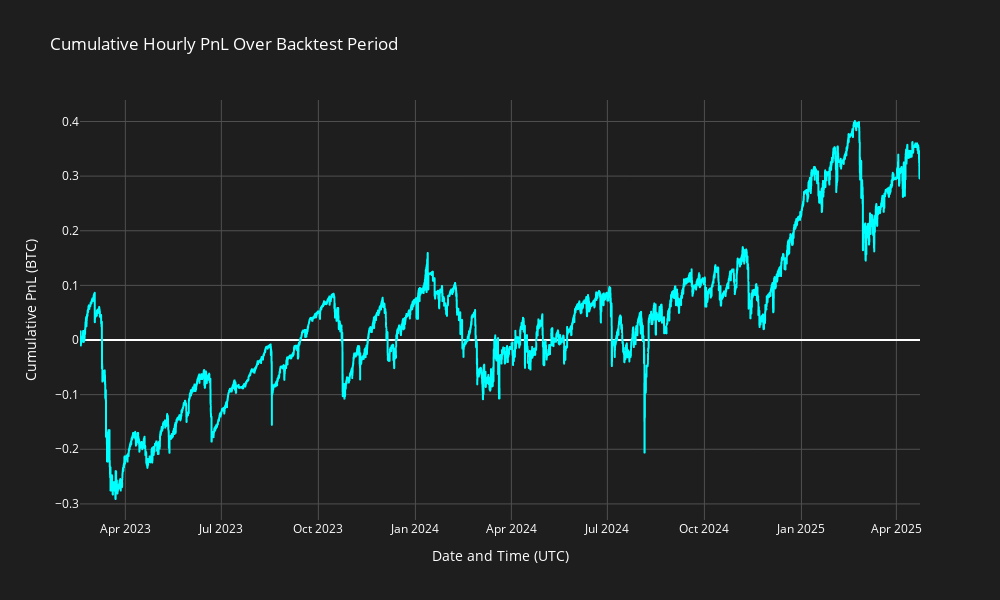

Here is the notebook cell this chart was saved with:
### Code cell
fig = plot_hourly_cumulative_pnl(hourly_pnl_df)
fig.show()

### Figure 1 — Plotly figure (JSON) as saved in the notebook; plotly's stock layout.template omitted (floating-point values rounded to 4 significant figures; data arrays with more than 128 entries replaced by an {"elided": "..."} marker saying what was removed)
{"data": [{"hovertemplate": "Date and Time (UTC)=%{x}<br>Cumulative PnL (BTC)=%{y}<extra></extra>", "legendgroup": "", "line": {"color": "cyan", "dash": "solid"}, "marker": {"symbol": "circle"}, "mode": "lines", "name": "", "showlegend": false, "type": "scattergl", "x": {"elided": "19115 str values"}, "xaxis": "x", "y": {"elided": "19115 float values"}, "yaxis": "y"}], "layout": {"font": {"color": "white"}, "height": 600, "legend": {"tracegroupgap": 0}, "paper_bgcolor": "rgb(30,30,30)", "plot_bgcolor": "rgb(30,30,30)", "showlegend": false, "title": {"text": "Cumulative Hourly PnL Over Backtest Period"}, "width": 1000, "xaxis": {"anchor": "y", "domain": [0, 1], "gridcolor": "rgb(80,80,80)", "title": {"text": "Date and Time (UTC)"}}, "yaxis": {"anchor": "x", "domain": [0, 1], "gridcolor": "rgb(80,80,80)", "title": {"text": "Cumulative PnL (BTC)"}}}}
